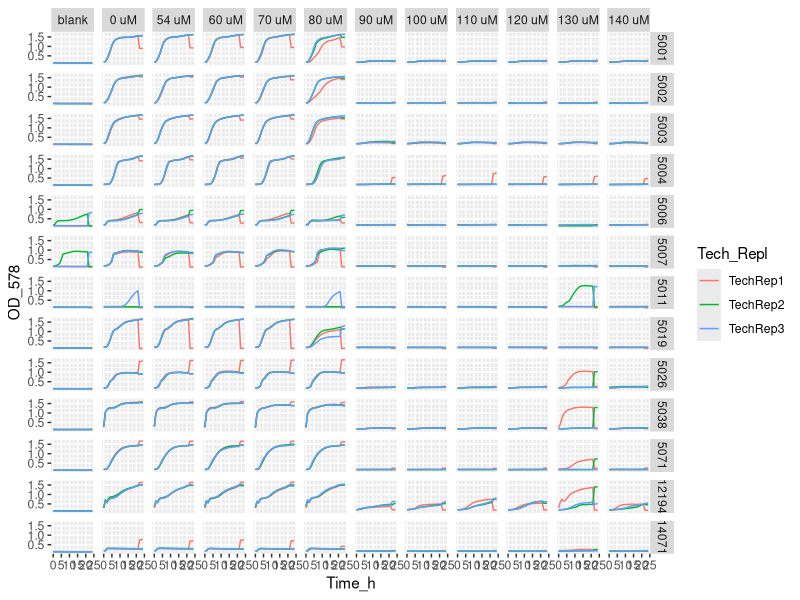
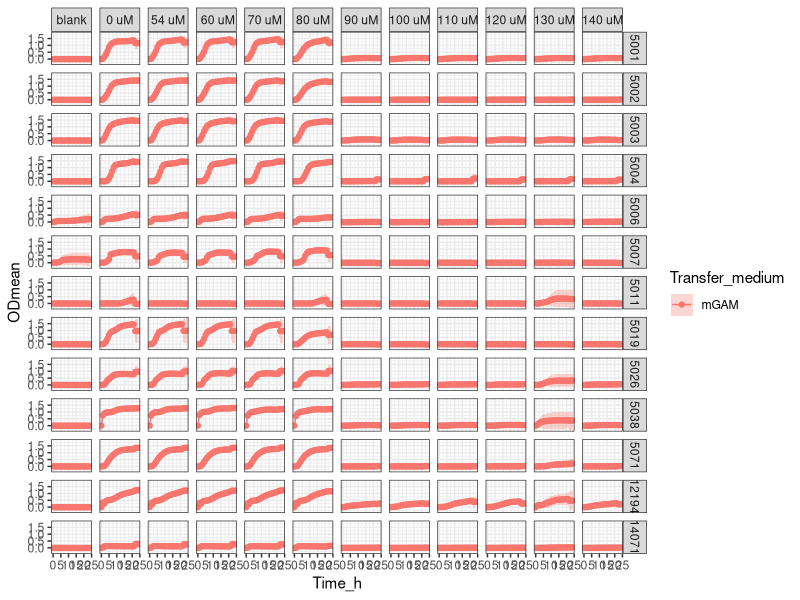

The R script that drew these images, in order:
setwd("C:/Users/sergi/Downloads/ITQB/Plate readings/Exp19_6plates_11012024")

library(tidyverse)

library(readxl)
Exp19 <- Exp19_8plates_10012024 <- read_excel("Exp19_6plates_11012024_final_final.xlsx")
View(Exp19) 

Exp19_v1 <- Exp19 %>%
  pivot_longer(names_to = "Condition", values_to = "OD_578", cols = -Time_h)
Exp19_v1
View(Exp19_v1)


Exp19_v2 <- separate(Exp19_v1, Condition, 
                     c("Strain",
                       "Transfer_medium",
                       "Zn_condition", 
                       "Tech_Repl",
                       "Biol_Repl",
                       "TPEN_conc",
                       "Well_number"), 
                     sep = "_", remove = FALSE,
                     convert = FALSE)
View(Exp19_v2)

Exp19_v2$OD_578 <- as.numeric (Exp19_v2$OD_578) #Because OD_578 values are character

Exp19_v2$TPEN_conc <- factor(Exp19_v2$TPEN_conc, levels = c("ctrTPENcells",
                                                            "ctrTPENwZn",
                                                            "ctrTPEN",
                                                            "3.6",
                                                            "4.8",
                                                            "6",
                                                            "7.2",
                                                            "8.4",
                                                            "9.6",
                                                            "10.8",
                                                            "12",
                                                            "14",
                                                            "16",
                                                            "18",
                                                            "20",
                                                            "22",
                                                            "24",
                                                            "26",
                                                            "28"))

Exp19_v2 <- Exp19_v2 %>% mutate(TPEN_conc = recode (TPEN_conc,
                                                    "ctrTPENcells" = "blank",
                                                    "ctrTPENwZn" = "blankZn",
                                                    "ctrTPEN" = "0 uM",
                                                    "3.6"= "18 uM",
                                                    "4.8"= "24 uM",
                                                    "6" = "30 uM",
                                                    "7.2" = "36 uM",
                                                    "8.4" = "42 uM",
                                                    "9.6" = "48 uM",
                                                    "10.8" = "54 uM",
                                                    "12" = " 60 uM",
                                                    "14" = "70 uM",
                                                    "16" = "80 uM",
                                                    "18" = "90 uM",
                                                    "20" = "100 uM",
                                                    "22" = "110 uM",
                                                    "24" = "120 uM",
                                                    "26" = "130 uM",
                                                    "28" = "140 uM"))

Exp19_v2$Strain <- factor(Exp19_v2$Strain, levels = c("5001",
                                                    "5002",
                                                    "5003",
                                                    "5004",
                                                    "5006",
                                                    "5007",
                                                    "5011",
                                                    "5019",
                                                    "5026",
                                                    "5038",
                                                    "5071",
                                                    "12194",
                                                    "14071"))

# Exp19_v2 %>%
#   ggplot(aes(x= Time_h, y=OD_578, color = Tech_Repl)) +
#   geom_line() +
#   facet_grid (Strain ~ TPEN_conc)


Exp19_v2 %>% filter (Transfer_medium == "mGAM") %>%
  ggplot(aes(x= Time_h, y=OD_578, color = Tech_Repl)) +
  geom_line() +
  facet_grid (Strain ~ TPEN_conc)

#I don't need this plot because at this experiment I only had mGAM medium.
# Exp19_v2 %>% filter (Transfer_medium == "M8") %>%
#   ggplot(aes(x= Time_h, y=OD_578, color = Tech_Repl)) +
#   geom_line() +
#   facet_grid (Strain ~ TPEN_conc)


Exp19_v3<- Exp19_v2 %>% group_by(Strain, Transfer_medium, Zn_condition, Tech_Repl, Biol_Repl, Well_number) %>%
  mutate(blank = Time_h ==0)

View(Exp19_v3)

Exp19_v4 <- Exp19_v3 %>%
  group_by(Strain, Transfer_medium, Zn_condition, Tech_Repl, Biol_Repl, Well_number) %>%
  mutate(OD = OD_578 - OD_578[blank]) %>%
  ungroup()


View(Exp19_v4)

#Obtain the mean and sd
Exp19_v5 <- Exp19_v4 %>% group_by(Time_h, Strain, Transfer_medium, TPEN_conc) %>%
  summarise(ODmean = mean(OD), sdOD = sd(OD), n())

Exp19_v5$Strain <- factor(Exp19_v5$Strain, levels = c("5001",
                                                      "5002",
                                                      "5003",
                                                      "5004",
                                                      "5006",
                                                      "5007",
                                                      "5011",
                                                      "5019",
                                                      "5026",
                                                      "5038",
                                                      "5071",
                                                      "12194",
                                                      "14071"))


Exp19_v5 <- Exp19_v5 %>% mutate(TPEN_conc = recode (TPEN_conc,
                                                    "ctrTPENcells" = "blank",
                                                    "ctrTPENwZn" = "blankZn",
                                                    "ctrTPEN" = "0 uM",
                                                    "3.6"= "18 uM",
                                                    "4.8"= "24 uM",
                                                    "6" = "30 uM",
                                                    "7.2" = "36 uM",
                                                    "8.4" = "42 uM",
                                                    "9.6" = "48 uM",
                                                    "10.8" = "54 uM",
                                                    "12" = " 60 uM",
                                                    "14" = "70 uM",
                                                    "16" = "80 uM",
                                                    "18" = "90 uM",
                                                    "20" = "100 uM",
                                                    "22" = "110 uM",
                                                    "24" = "120 uM",
                                                    "26" = "130 uM",
                                                    "28" = "140 uM"))


# stocks conc / 0.001(mM --> uM) / d.f (=2)--> conc TPEN (now in the table)


# Exp19_v5  %>% filter (Transfer_medium == "M8") %>%
#   ggplot(aes(x = Time_h,
#              y = ODmean,
#              color = Transfer_medium
#   )) +
#   geom_point() + 
#   geom_line() +
#   geom_ribbon(aes(ymin=ODmean-sdOD, ymax=ODmean+sdOD, fill = Transfer_medium), 
#               alpha = 0.3, colour = NA) + 
#   facet_grid (Strain ~ TPEN_conc) +
#   theme_bw()


Exp19_v5  %>% filter (Transfer_medium == "mGAM") %>%
  ggplot(aes(x = Time_h,
             y = ODmean,
             color = Transfer_medium
  )) +
  geom_point() + 
  geom_line() +
  geom_ribbon(aes(ymin=ODmean-sdOD, ymax=ODmean+sdOD, fill = Transfer_medium), 
              alpha = 0.3, colour = NA) + 
  facet_grid (Strain ~ TPEN_conc) +
  theme_bw()
